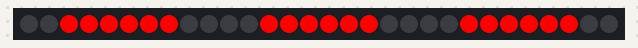
The sketch below on a simulated Arduino Uno, built with avr-gcc and run on an emulated ATmega328P. Shown: 30 RGB LEDs in strip order, left to right.

Above: at 0.1 s.
At 1.1 s:
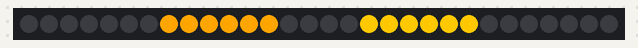
At 2.1 s:
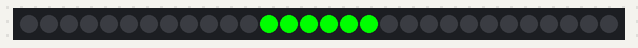
At 4.8 s:
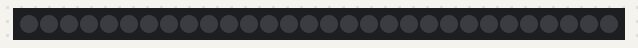

Measured:
- by itself, everything shown: repeats every 5.8 s, in 10 steps
- what the display in image 1 shows lasts 1.0 s, from 1.0 s to 2.0 s

The sketch:

LedsTest.ino
```cpp
// ledsTest //////////////
// 15.11.2018 - Clément Gault
/*
   Essai de la biliothèque NeoPixel d'Adafruit
   qui permet de piloter un ruban RVB de leds.
   Elle est disponible dans le gestionnaire de biliothèque.
   Menu : Croquis/Inclure une biliothèque/Gérer les biliothèques
   -
   Voir ce tuto également :
   https://learn.adafruit.com/adafruit-neopixel-uberguide/the-magic-of-neopixels
   -
   Un décompte lumineux : "3, 2, 1 !"
   Le code comprend un onglet avec la fonction dédiée (startLeds)
   -
   Montage :
    - Signal (DIN) du ruban en pin 6
    - 5v du ruban sur le + d'une alimentation externe en 5v
    - Masse (GND) du ruban sur le - de l'alim externe ET une pin GND de la carte Arduino
   Note : il faut aussi alimenter la carte (en USB par exemple)
   (voir ledStrip_montage.jpg)
*/

// On indique à Arduino qu'on va utiliser
// la bibliothèque NeoPixel :
#include <Adafruit_NeoPixel.h>

int nbLeds = 30; // nb de leds
// On déclare un objet Adafruit_NeoPixel "nommé strip" :
Adafruit_NeoPixel strip = Adafruit_NeoPixel(nbLeds, 6, NEO_GRB + NEO_KHZ800); // => nbLeds : nb de leds, 6 car connecté en pin 6

void setup() {
  strip.begin(); // Initiatisation du ruban
  strip.setBrightness(255); // Configuration de la luminosité (entre 0 et 255)
}

void loop() {
  // Voir onglet startLeds pour l'explication de la fonction startLeds() :
  startLeds(strip.numPixels(), 1000); // Note : strip.numPixels() renvoie le nb de leds configuré
  delay(1000);
  startLeds(strip.numPixels(), 250);
  delay(1000);
}
```

startLeds.ino
```cpp
void startLeds(int n, int d) { // n : nb de leds, d : delai en ms entre le 3, 2 et 1

  // "3" en rouge
  for (int i = 2; i < n / 5 + 2; i++) {
    strip.setPixelColor(i, 255, 0, 0); // strip.setPixelColor(quelle led ?, rouge, vert, bleu); la première led c'est la 0, etc.
  }
  for (int i = n / 2 - n / 10; i < n / 2 + n / 10; i++) {
    strip.setPixelColor(i, 255, 0, 0);
  }
  for (int i = n - 3; i > n - 3 - n / 5; i--) {
    strip.setPixelColor(i, 255, 0, 0);
  }


  strip.show(); // Pour envoyer les données dans le ruban, sans l'appel de cette fonction, le ruban ne change pas de couleur
  delay(d);

  strip.clear(); // On éteint toutes les leds
  strip.show();
  delay(1); // Pour avoir le temps d'envoyer les données dans les leds

  // "2" en orange
  for (int i = n / 3 - n / 10; i < n / 3 + n / 10; i++) {
    strip.setPixelColor(i, 255, 165, 0);
  }
  for (int i = 2 * (n / 3) - n / 10; i < 2 * (n / 3) + n / 10; i++) {
    strip.setPixelColor(i, 255, 200, 0);
  }
  strip.show();
  delay(d);

  strip.clear();
  strip.show();
  delay(1);

  // "1" en vert
  for (int i = n / 2 - n / 10; i < n / 2 + n / 10; i++) {
    strip.setPixelColor(i, 0, 255, 0);
  }
  strip.show();
  delay(d);

  strip.clear();
  strip.show();
  delay(1);


}
```
